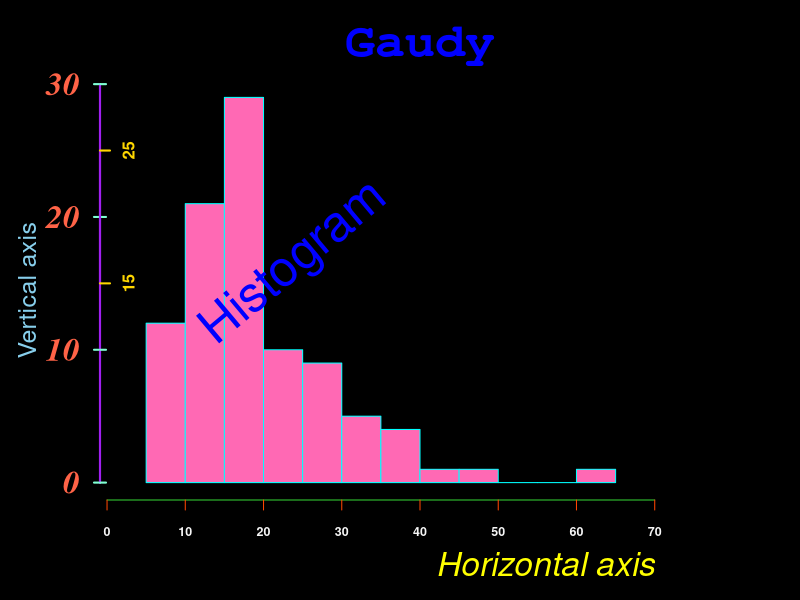

Here is the R script that generated this plot:
data("Cars93", package = "MASS")

  #The graph shows a frequency histogram of Cars93$Price with right-closed bins on a
  #black background, with hotpink bars and cyan border around the bars.
  par(bg="black")
  hist(Cars93$Price,right=TRUE,col="hotpink",border="cyan",
       ann=FALSE, axes=FALSE, xlim=c(0,80),lwd=2,
       xaxt="n",yaxt="n",xlab="",ylab="")
  
  #Thefiguremarginsare(5,5,3,1).
  par(mar=c(5,5,3,1))
  
  #The horizontal axis is limegreen with orangered tick marks. 
  #The tick marks are labeled in a bold, san serif typeface, 
  #with a font size that is 0.75 times the default value and colored whitesmoke.
 
  
   axis(1,col="limegreen",xaxp=c(0,70,1), xaxs="i",
       at = seq.int(0, 70, by = 10),
       col.ticks = "orangered",col.axis="whitesmoke",
   family="sans", font=2, tcl=-0.5, cex.axis=0.75)
   
  
   # The vertical axis is purple with a line width of twice the default value. 
   #The major tick marks are aquamarine with a line width of twice the default value; 
   #they are labeled in a bold, italic, and serif typeface, 
   #with a font size that is twice the default value and colored tomato.
   
   axis(2, col="purple",lwd=2,   
        at = seq.int(0, 30, by = 10),
        col.ticks = "aquamarine", lwd.ticks=2,
        tcl= -0.3)
   axis(2, col="purple",lwd=2, yaxp=c(0,30,1),yaxs="i",  
        at = seq.int(0, 30, by = 10),
        col.ticks = "aquamarine", lwd.ticks=2,col.axis = "tomato",
        family="serif", font=4, tcl= 0.3, las=2,  cex.axis=2)
   
  
   #The minor tick marks are gold with a line width of twice the default value; 
   #they are labeled in a bold, sans serif typeface using the default font size
   ?axis
   axis(2,col="purple",lwd=2,tcl=0.5,col.ticks ="gold",lwd.ticks=2,family = 'sans',
        at=c(15,25),font=2,col.axis="gold",padj=4.5)
   
   # The label for the horizontal axis is yellow and right-justified, 
   #with a font size that is twice the default value, and has a italic, 
   #sans serif typeface.
   mtext("Horizontal axis", col="yellow", side=1, cex=2, family="sans", line=3, font=3, adj=1,padj=0, at=c(70))
   
   
   #The label for the vertical axis is skyblue and centered, 
   #with a font size that is 1.5 times the default value, 
   #and has a san serif typeface.
   mtext("Vertical axis", col="skyblue", side=2, cex=1.5, line=3, adj=0.5,family="sans")
   
   #The main title “Gaudy” is blue and centered, with a font size that is three times the default value, 
   #and has a bold, monospaced typeface.
   mtext("Gaudy", col="blue", family="mono", font=2,side=3, cex=3, adj=0.5)
   
   #The text “Histogram” is blue with a font size that is three times the default value. 
   #It is positioned at the coordinate (25, 15) and rotated 40◦ 
   #counterclockwise with respect to the horizontal axis.
   text(25, 15, "Histogram", srt = 40, xpd = TRUE, pos = 3, col="blue",cex=3)

   ?text
  # graphics.off()
  
  